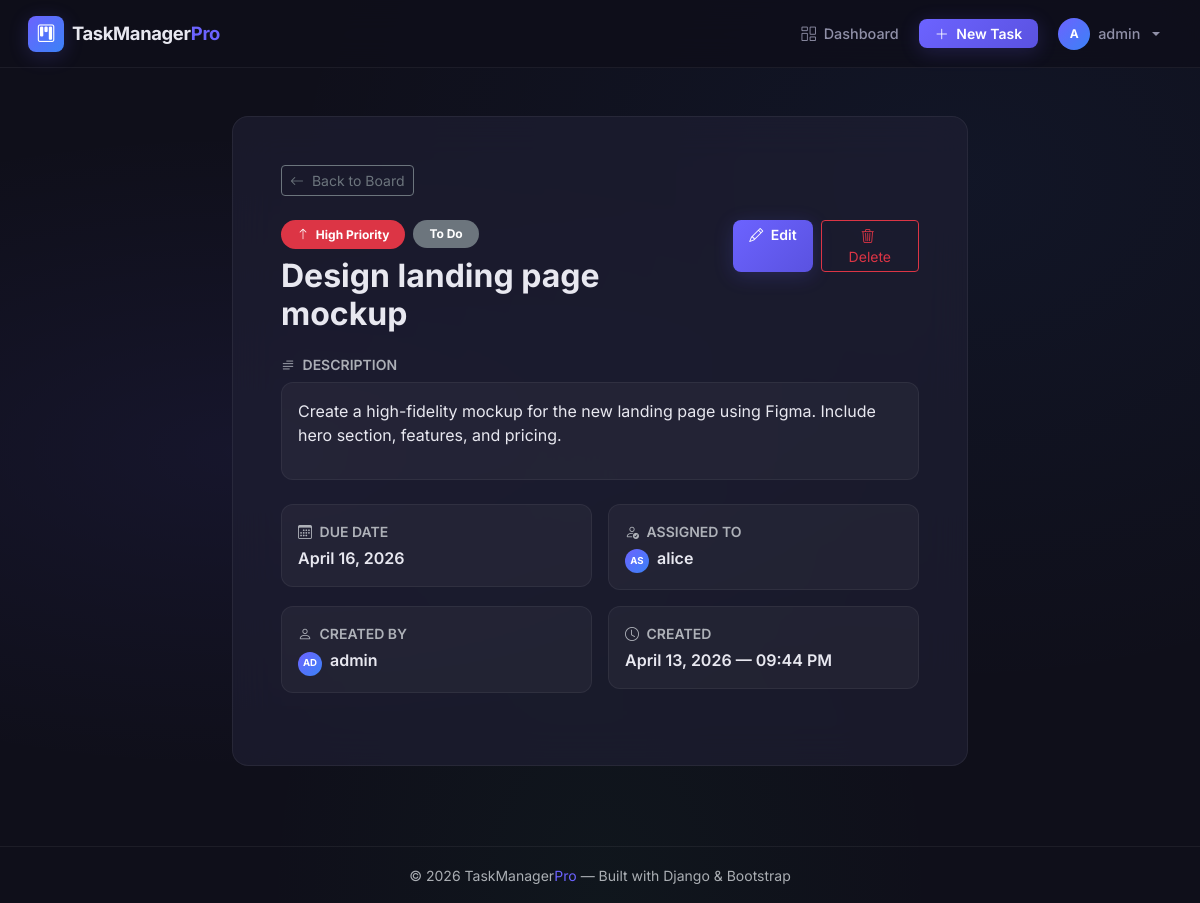
The page /task/1/ (signed in) on the database its author committed.
### tasks/models.py (models this page shows, shortened)
class Task(models.Model):
    PRIORITY_LOW = 'low'
    PRIORITY_MEDIUM = 'medium'
    PRIORITY_HIGH = 'high'
    PRIORITY_CHOICES = [
        (PRIORITY_LOW, 'Low'),
        (PRIORITY_MEDIUM, 'Medium'),
        (PRIORITY_HIGH, 'High'),
    ]
    STATUS_TODO = 'todo'
    STATUS_IN_PROGRESS = 'in_progress'
    STATUS_DONE = 'done'
    STATUS_CHOICES = [
        (STATUS_TODO, 'To Do'),
        (STATUS_IN_PROGRESS, 'In Progress'),
        (STATUS_DONE, 'Done'),
    ]
    title = models.CharField(
        max_length=200,
        help_text="Short, descriptive title for the task."
    )
    description = models.TextField(
        blank=True,
        default='',
        help_text="Detailed description of what needs to be done."
    )
    priority = models.CharField(
        max_length=10,
        choices=PRIORITY_CHOICES,
        default=PRIORITY_MEDIUM,
        help_text="Urgency level of the task."
    )
    status = models.CharField(
        max_length=20,
        choices=STATUS_CHOICES,
        default=STATUS_TODO,
        help_text="Current stage in the workflow."
    )
    due_date = models.DateField(
        null=True,
        blank=True,
        help_text="Deadline for the task."
    )
    created_by = models.ForeignKey(
        User,
        on_delete=models.CASCADE,
        related_name='created_tasks',
        help_text="User who created this task."
    )
    assigned_to = models.ForeignKey(
        User,
        on_delete=models.SET_NULL,
        null=True,
        blank=True,
        related_name='assigned_tasks',
        help_text="User responsible for completing this task."
    )
    created_at = models.DateTimeField(auto_now_add=True)
    updated_at = models.DateTimeField(auto_now=True)
    class Meta:
        ordering = ['-created_at']
        verbose_name = 'Task'
        verbose_name_plural = 'Tasks'
    @property
    def is_overdue(self):
        if self.due_date and self.status != self.STATUS_DONE:
            return self.due_date < timezone.now().date()
        return False
    @property
    def priority_icon(self):
        icons = {
            self.PRIORITY_LOW: 'bi-arrow-down',
            self.PRIORITY_MEDIUM: 'bi-dash',
            self.PRIORITY_HIGH: 'bi-arrow-up',
        }
        return icons.get(self.priority, 'bi-dash')

### tasks/views.py (the view)
# urls.py: path('task/<int:pk>/', views.task_detail_view, name='task-detail'),
@login_required
def task_detail_view(request, pk):
    task = get_object_or_404(Task, pk=pk)
    return render(request, 'tasks/task_detail.html', {'task': task})

### tasks/templatetags/task_filters.py (called while the page is built)
@register.filter
def get_initials(user):
    if user and user.first_name and user.last_name:
        return f"{user.first_name[0]}{user.last_name[0]}".upper()
    elif user and user.username:
        return user.username[:2].upper()
    return "?"

@register.filter
def priority_badge_class(priority):
    classes = {
        'low': 'bg-success',
        'medium': 'bg-warning text-dark',
        'high': 'bg-danger',
    }
    return classes.get(priority, 'bg-secondary')

### templates/tasks/task_detail.html (shortened to what this page needs)
{% extends "base.html" %}
{% load task_filters %}
{% block content %}
<div class="container py-5">
    <div class="row justify-content-center">
        <div class="col-lg-8">
            <div class="glass-card p-4 p-md-5">
                <a href="{% url 'dashboard' %}" class="btn btn-outline-secondary btn-sm mb-4">
                    <i class="bi bi-arrow-left me-1"></i> Back to Board
                </a>
                <div class="d-flex justify-content-between align-items-start mb-4">
                    <div>
                        <div class="d-flex align-items-center gap-2 mb-2">
                            <span class="badge {{ task.priority|priority_badge_class }} rounded-pill px-3 py-2">
                                <i class="bi {{ task.priority_icon }} me-1"></i> {{ task.get_priority_display }} Priority
                            </span>
                            <span class="badge {% if task.status == 'done' %}bg-success{% elif task.status == 'in_progress' %}bg-info{% else %}bg-secondary{% endif %} rounded-pill px-3 py-2">
                                {{ task.get_status_display }}
                            </span>
                        </div>
                        <h1 class="h2 fw-bold mb-0">{{ task.title }}</h1>
                    </div>
                    <div class="d-flex gap-2">
                        <a href="{% url 'task-edit' task.pk %}" class="btn btn-accent btn-sm px-3">
                            <i class="bi bi-pencil me-1"></i> Edit
                        </a>
                        <a href="{% url 'task-delete' task.pk %}" class="btn btn-outline-danger btn-sm px-3">
                            <i class="bi bi-trash3 me-1"></i> Delete
                        </a>
                    </div>
                </div>
                <div class="mb-4">
                    <h6 class="text-muted fw-semibold text-uppercase small mb-2">
                        <i class="bi bi-text-paragraph me-1"></i> Description
                    </h6>
                    <div class="glass-card-inner p-3">
                        {% if task.description %}
                            <p class="mb-0">{{ task.description|linebreaks }}</p>
                        {% else %}
                            <p class="text-muted mb-0 fst-italic">No description provided.</p>
                        {% endif %}
                    </div>
                </div>
                <div class="row g-3 mb-4">
                    <div class="col-sm-6">
                        <div class="glass-card-inner p-3">
                            <div class="text-muted small fw-semibold text-uppercase mb-1">
                                <i class="bi bi-calendar3 me-1"></i> Due Date
                            </div>
                            <div class="fw-semibold">
                                {% if task.due_date %}
                                    {{ task.due_date|date:"F d, Y" }}
                                {% else %}
                                    <span class="text-muted">Not set</span>
                                {% endif %}
                            </div>
                        </div>
                    </div>
                    <div class="col-sm-6">
                        <div class="glass-card-inner p-3">
                            <div class="text-muted small fw-semibold text-uppercase mb-1">
                                <i class="bi bi-person-check me-1"></i> Assigned To
                            </div>
                            <div class="fw-semibold">
                                {% if task.assigned_to %}
                                    <span class="user-avatar-xs me-1">{{ task.assigned_to|get_initials }}</span>
                                    {{ task.assigned_to.username }}
                                {% else %}
                                    <span class="text-muted">Unassigned</span>
                                {% endif %}
                            </div>
                        </div>
                    </div>
                    <div class="col-sm-6">
                        <div class="glass-card-inner p-3">
                            <div class="text-muted small fw-semibold text-uppercase mb-1">
                                <i class="bi bi-person me-1"></i> Created By
                            </div>
                            <div class="fw-semibold">
                                <span class="user-avatar-xs me-1">{{ task.created_by|get_initials }}</span>
                                {{ task.created_by.username }}
                            </div>
                        </div>
                    </div>
                    <div class="col-sm-6">
                        <div class="glass-card-inner p-3">
                            <div class="text-muted small fw-semibold text-uppercase mb-1">
                                <i class="bi bi-clock me-1"></i> Created
                            </div>
                            <div class="fw-semibold">
                                {{ task.created_at|date:"F d, Y — h:i A" }}
                            </div>
                        </div>
                    </div>
                </div>
            </div>
        </div>
    </div>
</div>
{% endblock %}

### templates/base.html (shortened to what this page needs)
{% load static %}
<!DOCTYPE html>
<html lang="en" data-bs-theme="dark">
<head>
    <link href="https://cdn.jsdelivr.net/npm/bootstrap@5.3.2/dist/css/bootstrap.min.css" rel="stylesheet">
    <link href="https://cdn.jsdelivr.net/npm/bootstrap-icons@1.11.2/font/bootstrap-icons.css" rel="stylesheet">
    <link rel="stylesheet" href="{% static 'css/style.css' %}">
</head>
<body>
    <nav class="navbar navbar-expand-lg sticky-top glass-navbar">
        <div class="container-fluid">
            <a class="navbar-brand d-flex align-items-center gap-2" href="{% url 'dashboard' %}">
                <div class="brand-icon">
                    <i class="bi bi-kanban"></i>
                </div>
                <span class="brand-text">TaskManager<span class="text-accent">Pro</span></span>
            </a>
            <div class="collapse navbar-collapse" id="navbarContent">
                {% if user.is_authenticated %}
                <ul class="navbar-nav ms-auto align-items-center gap-2">
                    <li class="nav-item">
                        <a class="nav-link" href="{% url 'dashboard' %}">
                            <i class="bi bi-columns-gap me-1"></i> Dashboard
                        </a>
                    </li>
                    <li class="nav-item">
                        <a class="btn btn-accent btn-sm px-3" href="{% url 'task-create' %}">
                            <i class="bi bi-plus-lg me-1"></i> New Task
                        </a>
                    </li>
                    <li class="nav-item dropdown">
                        <a class="nav-link dropdown-toggle d-flex align-items-center gap-2"
                           href="#" role="button" data-bs-toggle="dropdown">
                            <div class="user-avatar-sm">
                                {{ user.username|make_list|first|upper }}
                            </div>
                            <span>{{ user.username }}</span>
                        </a>
                    </li>
                </ul>
                {% endif %}
            </div>
        </div>
    </nav>
    <main class="main-content">
        {% block content %}{% endblock %}
    </main>
    <footer class="app-footer text-center py-3">
        <small class="text-muted">
            &copy; 2026 TaskManager<span class="text-accent">Pro</span> — Built with Django & Bootstrap
        </small>
    </footer>
</body>
</html>

### static/css/style.css (style rules this page uses)
:root { --bg-primary: #0f0f1a; --bg-secondary: #161625; --bg-card: rgba(30, 30, 50, 0.7); --bg-card-hover: rgba(40, 40, 65, 0.8); --bg-glass: rgba(255, 255, 255, 0.04); --bg-glass-hover: rgba(255, 255, 255, 0.08); --accent: #6c63ff; --accent-hover: #7b73ff; --accent-glow: rgba(108, 99, 255, 0.3); --accent-subtle: rgba(108, 99, 255, 0.15); --text-primary: #e8e8f0; --text-secondary: #9090a8; --text-muted: #66667a; --border-color: rgba(255, 255, 255, 0.06); --border-accent: rgba(108, 99, 255, 0.3); --todo-color: #6c757d; --progress-color: #3b82f6; --done-color: #22c55e; --shadow-sm: 0 2px 8px rgba(0, 0, 0, 0.3); --shadow-md: 0 4px 20px rgba(0, 0, 0, 0.4); --shadow-lg: 0 8px 40px rgba(0, 0, 0, 0.5); --shadow-accent: 0 4px 20px rgba(108, 99, 255, 0.2); --radius-sm: 8px; --radius-md: 12px; --radius-lg: 16px; --radius-xl: 20px; --transition-fast: 0.15s ease; --transition-normal: 0.25s ease; --transition-slow: 0.4s cubic-bezier(0.4, 0, 0.2, 1); }
*, *::before, *::after { box-sizing: border-box; }
body { font-family: 'Inter', -apple-system, BlinkMacSystemFont, 'Segoe UI', sans-serif; background: var(--bg-primary); color: var(--text-primary); min-height: 100vh; overflow-x: hidden; background-image: radial-gradient(ellipse at 20% 50%, rgba(108, 99, 255, 0.08) 0%, transparent 50%), radial-gradient(ellipse at 80% 20%, rgba(59, 130, 246, 0.06) 0%, transparent 50%), radial-gradient(ellipse at 50% 100%, rgba(34, 197, 94, 0.04) 0%, transparent 40%); background-attachment: fixed; }
.glass-card { background: var(--bg-card); border: 1px solid var(--border-color); border-radius: var(--radius-lg); backdrop-filter: blur(20px); -webkit-backdrop-filter: blur(20px); transition: all var(--transition-normal); }
.glass-card-inner { background: var(--bg-glass); border: 1px solid var(--border-color); border-radius: var(--radius-md); }
.glass-navbar { background: rgba(15, 15, 26, 0.85) !important; border-bottom: 1px solid var(--border-color); backdrop-filter: blur(20px); -webkit-backdrop-filter: blur(20px); padding: 0.6rem 1rem; z-index: 1030; }
.brand-icon { width: 36px; height: 36px; background: linear-gradient(135deg, var(--accent), #3b82f6); border-radius: var(--radius-sm); display: flex; align-items: center; justify-content: center; font-size: 1.1rem; color: white; box-shadow: var(--shadow-accent); }
.brand-text { font-size: 1.15rem; font-weight: 700; letter-spacing: -0.02em; color: var(--text-primary); }
.text-accent { color: var(--accent) !important; }
.nav-link { color: var(--text-secondary) !important; font-weight: 500; font-size: 0.9rem; padding: 0.5rem 0.75rem !important; border-radius: var(--radius-sm); transition: all var(--transition-fast); }
.btn-accent { background: linear-gradient(135deg, var(--accent), #5a52e0); border: none; color: white; font-weight: 600; border-radius: var(--radius-sm); transition: all var(--transition-normal); box-shadow: var(--shadow-accent); }
.user-avatar-sm { width: 32px; height: 32px; border-radius: 50%; background: linear-gradient(135deg, var(--accent), #3b82f6); display: flex; align-items: center; justify-content: center; font-size: 0.75rem; font-weight: 700; color: white; flex-shrink: 0; }
.user-avatar-xs { width: 24px; height: 24px; border-radius: 50%; background: linear-gradient(135deg, #6c63ff, #3b82f6); display: inline-flex; align-items: center; justify-content: center; font-size: 0.6rem; font-weight: 700; color: white; flex-shrink: 0; }
.app-footer { border-top: 1px solid var(--border-color); margin-top: 2rem; }
.main-content { min-height: calc(100vh - 160px); }

### rows shown on the page
Task: priority "High", status "To Do", title "Design landing page mockup", description "Create a high-fidelity mockup for the new landing page using Figma. Include hero section, features, and pricing.", due_date "April 16, 2026", assigned_to|get_initials "AS", assigned_to.username "alice", created_by|get_initials "AD", created_by.username "admin", created_at "April 13, 2026 — 09:44 PM"

### other values the page prints
{{ user.username|make_list|first|upper }} "A"
{{ user.username }} "admin"
